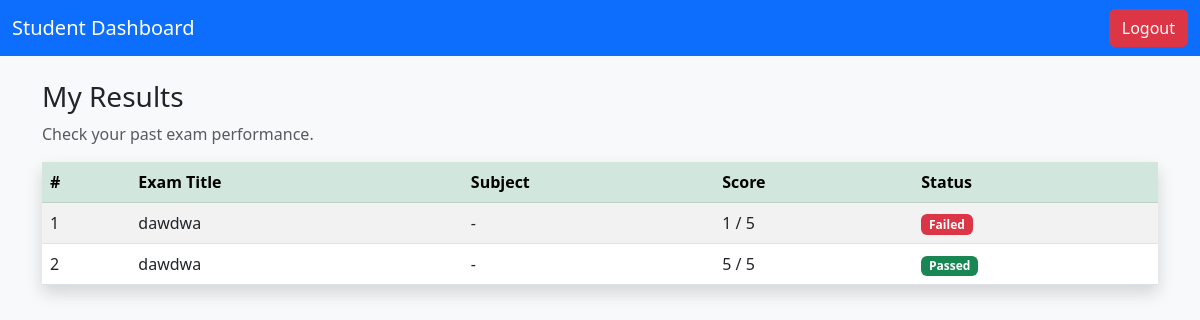
/student/results (signed in), run on an earlier commit of the app's database.
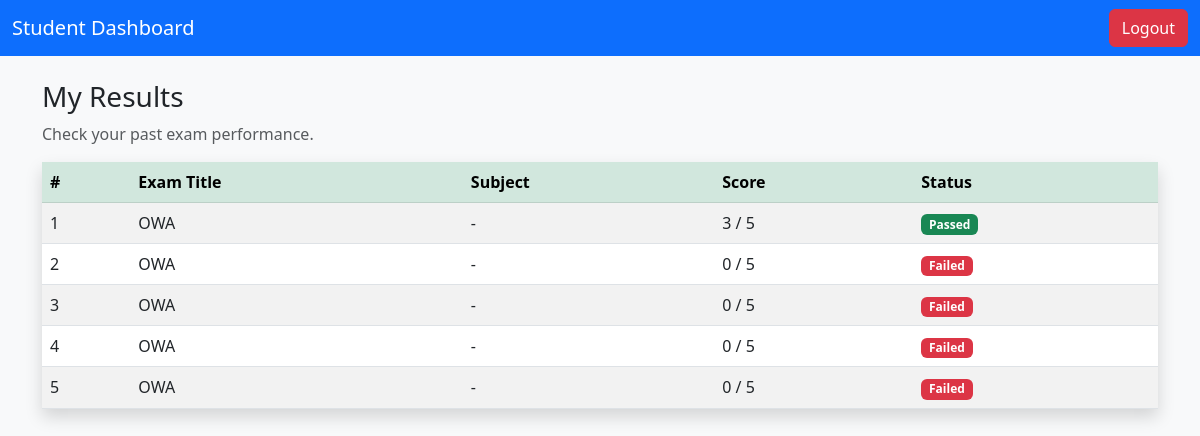
And on a later commit of the database.
### models/result.py (models this page shows)
class Result(db.Model):
    __tablename__ = "results"
    id = db.Column(db.Integer, primary_key=True)
    student_id = db.Column(db.Integer, db.ForeignKey("users.id"), nullable=False)
    exam_id = db.Column(db.Integer, db.ForeignKey("exams.id"), nullable=False)
    score = db.Column(db.Integer, nullable=False)
    percentile = db.Column(db.Float, nullable=True)
    answers = db.relationship("Answer", backref="result", lazy=True)

### models/exam.py (models this page shows)
class Exam(db.Model):
    __tablename__ = "exams"
    id = db.Column(db.Integer, primary_key=True)
    title = db.Column(db.String(100), nullable=False)
    duration = db.Column(db.Integer, nullable=False, default=30)  # in minutes
    questions = db.relationship("Question", backref="exam", lazy=True)
    results = db.relationship("Result", backref="exam", lazy=True)

### routes/student_routes.py (the view)
@student_bp.route("/results")
@login_required
def results():
    if current_user.role != "student":
        return "Unauthorized", 403
    results = Result.query.filter_by(student_id=current_user.id).all()
    return render_template("student_results.html", results=results)

### app.py (called while the page is built)
def create_app():
    app = Flask(__name__, instance_relative_config=True)
    app.config.from_object("config.Config")
    app.config.from_pyfile("config.py", silent=True)
    db.init_app(app)
    login_manager.init_app(app)
    @login_manager.user_loader
    def load_user(user_id):
        return User.query.get(int(user_id))
    app.register_blueprint(auth_bp)
    app.register_blueprint(admin_bp)
    app.register_blueprint(student_bp)
    @app.route("/")
    def index():
        return render_template("landing.html")   # shows login/register options
    return app

### templates/student_results.html (shortened to what this page needs)
<!DOCTYPE html>
<html lang="en">
<head>
  <link href="https://cdn.jsdelivr.net/npm/bootstrap@5.3.0/dist/css/bootstrap.min.css" rel="stylesheet">
</head>
<body class="bg-light">
  <nav class="navbar navbar-dark bg-primary">
    <div class="container-fluid">
      <a class="navbar-brand" href="{{ url_for('student.dashboard') }}">Student Dashboard</a>
      <a href="{{ url_for('auth.logout') }}" class="btn btn-danger">Logout</a>
    </div>
  </nav>
  <div class="container mt-4">
    <h3>My Results</h3>
    <p class="text-muted">Check your past exam performance.</p>
    <table class="table table-striped table-hover shadow">
      <thead class="table-success">
        <tr>
          <th>#</th>
          <th>Exam Title</th>
          <th>Subject</th>
          <th>Score</th>
          <th>Status</th>
        </tr>
      </thead>
      <tbody>
        {% if results %}
        {% for res in results %}
        <tr>
          <td>{{ loop.index }}</td>
          <td>{{ res.exam.title }}</td>
          <td>
            {% if res.exam.subject %}{{ res.exam.subject }}{% else %}-{% endif %}
          </td>
          <td>{{ res.score }} / {{ res.exam.questions|length }}</td>
          <td>
            {% set pass_marks = (res.exam.questions|length * 0.35) | round(0, 'ceil') %}
            {% if res.score >= pass_marks %}
            <span class="badge bg-success">Passed</span>
            {% else %}
            <span class="badge bg-danger">Failed</span>
            {% endif %}
          </td>
        </tr>
        {% endfor %}
        {% else %}
        <tr>
          <td colspan="5" class="text-center text-muted">No results found.</td>
        </tr>
        {% endif %}
      </tbody>
    </table>
  </div>
</body>
</html>

What changed in the data, as far as the page shows it:
changed Result (number 1 of 5 on the later page): exam "dawdwa" → "OWA"; score "1" → "3"; score "Failed" → "Passed"
changed Result (number 2 of 5 on the later page): exam "dawdwa" → "OWA"; score "5" → "0"; score "Passed" → "Failed"
added Result: exam "OWA", score "0", exam.questions|length "5", shows "Failed"
added Result: exam "OWA", score "0", exam.questions|length "5", shows "Failed"
added Result: exam "OWA", score "0", exam.questions|length "5", shows "Failed"
